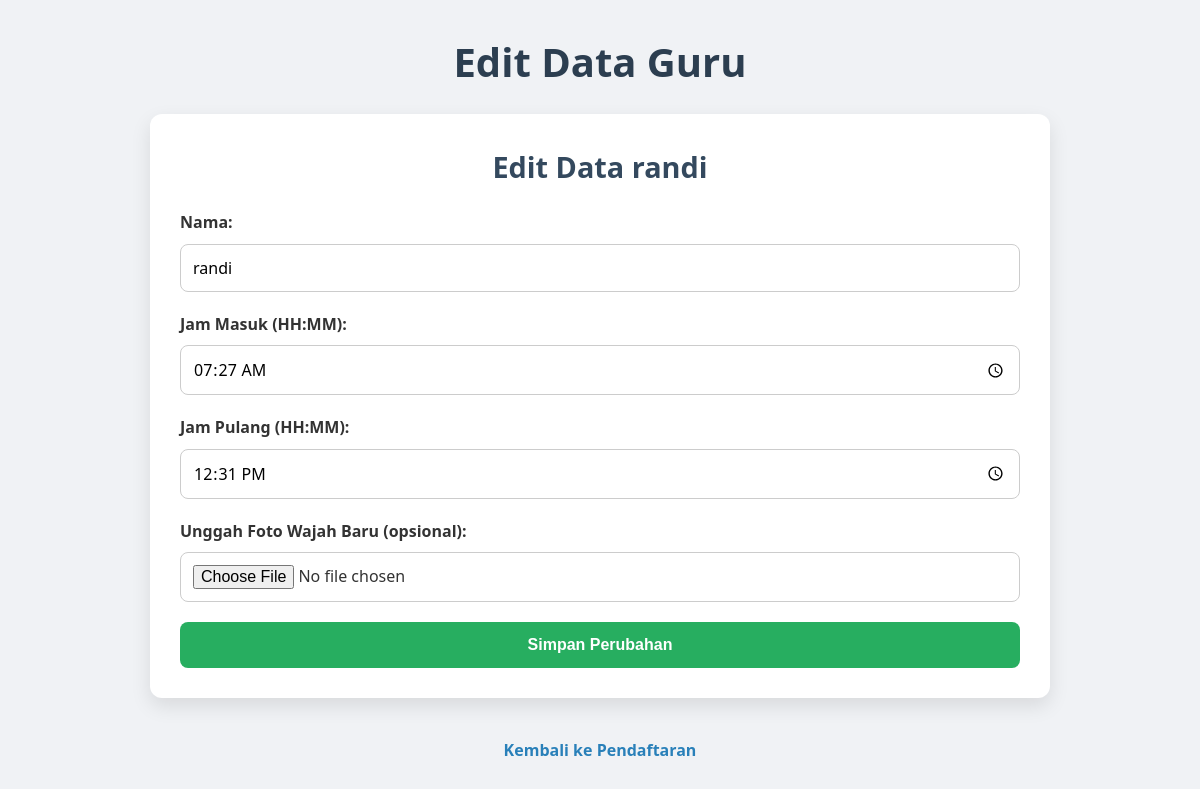
Screenshot of /edit_employee/12 (signed in) with the database file from the repository.
### tables this page shows
CREATE TABLE employees
                     (id INTEGER PRIMARY KEY AUTOINCREMENT,
                      name TEXT NOT NULL,
                      face_encoding TEXT,
                      photo_path TEXT, entry_time TEXT, exit_time TEXT);

### app.py (the view, shortened to what this page needs)
@app.route('/edit_employee/<int:id>', methods=['GET', 'POST'])
@login_required
@admin_required
def edit_employee(id):
    conn = sqlite3.connect('database.db')
    c = conn.cursor()
    c.execute("SELECT id, name, photo_path, entry_time, exit_time FROM employees WHERE id = ?", (id,))
    employee = c.fetchone()
    conn.close()
    if employee:
        return render_template('edit_employee.html', employee=employee)
    flash('Karyawan tidak ditemukan.', 'error')
    return redirect(url_for('register'))

### app.py (called while the page is built)
def login_required(f):
    @wraps(f)
    def decorated_function(*args, **kwargs):
        if 'user_id' not in session:
            flash('Silakan login terlebih dahulu.', 'error')
            return redirect(url_for('login'))
        return f(*args, **kwargs)
    return decorated_function

def admin_required(f):
    @wraps(f)
    def decorated_function(*args, **kwargs):
        if 'user_id' not in session or session.get('role') != 'admin':
            flash('Akses ditolak. Hanya admin yang dapat mengakses halaman ini.', 'error')
            return redirect(url_for('attendance'))
        return f(*args, **kwargs)
    return decorated_function

### templates/edit_employee.html (shortened to what this page needs)
<!DOCTYPE html>
<html lang="id">
<head>
</head>
<body>
    <div class="container">
        <h1>Edit Data Guru</h1>
        <div class="form-card">
            <h2>Edit Data {{ employee[1] }}</h2>
            <form method="post" enctype="multipart/form-data" id="editForm">
                <label for="name">Nama:</label>
                <input type="text" id="name" name="name" value="{{ employee[1] }}" required>
                <label for="entry_time">Jam Masuk (HH:MM):</label>
                <input type="time" id="entry_time" name="entry_time" value="{{ employee[3] if employee[3] else '' }}" required>
                <label for="exit_time">Jam Pulang (HH:MM):</label>
                <input type="time" id="exit_time" name="exit_time" value="{{ employee[4] if employee[4] else '' }}" required>
                <label for="photo">Unggah Foto Wajah Baru (opsional):</label>
                <input type="file" id="photo" name="photo" accept="image/*">
                <input type="submit" value="Simpan Perubahan">
            </form>
        </div>
        <p><a href="{{ url_for('register') }}">Kembali ke Pendaftaran</a></p>
    </div>
</body>
</html>

### templates/edit_employee.html (style rules this page uses)
* { margin: 0; padding: 0; box-sizing: border-box; }
body { font-family: 'Segoe UI', Tahoma, Geneva, Verdana, sans-serif; background-color: #f0f2f5; color: #333; line-height: 1.6; padding: 30px; }
h1 { text-align: center; margin-bottom: 20px; font-size: 2.5em; color: #2c3e50; }
.container { max-width: 900px; margin: 0 auto; }
.form-card { background: #fff; padding: 30px; border-radius: 12px; box-shadow: 0 8px 20px rgba(0,0,0,0.1); margin-bottom: 40px; }
.form-card h2 { margin-bottom: 20px; color: #34495e; font-size: 1.8em; text-align: center; }
form { display: flex; flex-direction: column; }
label { margin-bottom: 8px; font-weight: 600; }
input[type="text"], input[type="time"], input[type="file"] { padding: 12px; margin-bottom: 20px; border: 1px solid #ccc; border-radius: 8px; font-family: inherit; font-size: 1em; transition: border-color 0.3s; }
input[type="submit"] { padding: 14px; background-color: #27ae60; color: #fff; border: none; border-radius: 8px; font-weight: 600; font-size: 1em; cursor: pointer; transition: background-color 0.3s; }
p { text-align: center; margin-top: 20px; }
a { color: #2980b9; text-decoration: none; font-weight: 600; }

### rows the page displays
employees: name "randi", entry_time "07:27", exit_time "12:31"
